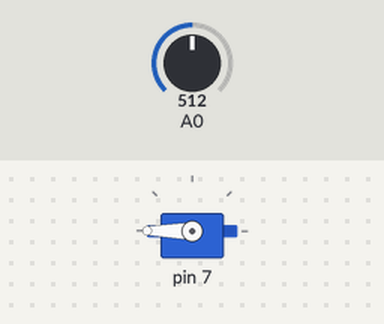
Simulated run of this sketch. Board: Arduino Uno, built with avr-gcc and run on an emulated ATmega328P. Parts: servo. Inputs (shaded band) come from the test bench; at power-on: A0 = 512. What the sketch prints to the serial monitor is not drawn.

Above: at 1.2 s.
1.3 s: A0 set to 54
4.3 s: A0 set to 45
At 4.9 s:
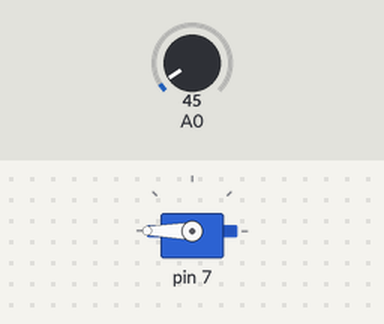
5.8 s: A0 set to 122
At 7.5 s:
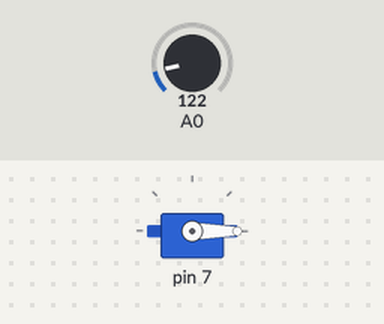
Timing chart, 0 to 9.0 s (numbered marks = the images above; inputs shaded):
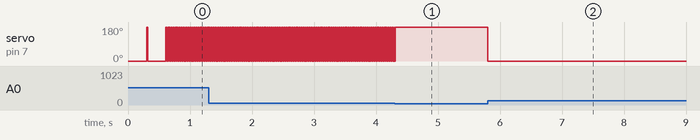

Measured:
- after the input at 4.3 s, servo on pin 7: goes on until 4.3 s, then stays 180°
- after the input at 5.8 s, servo on pin 7: 180° → 0° at once
- by itself, servo on pin 7: alternates 180° for 0.02 s and 0° for 0.02 s

The sketch:

servoTestPot.ino
```cpp
#include <Servo.h>

const int potPin(A0);
const int servoPin(7);
Servo serv0;

/**int servoAngle(5);
int servoDirection(1);
unsigned long lastServoMove(0);

int lastAngle(0);
int secondLastAngle(0);
int currentAngle(0);**/

void setup() {
	serv0.attach(servoPin);
	pinMode(potPin, INPUT);
	Serial.begin(9600);
}

void moveServo();
//void moveServo1(unsigned long now);
//void moveServo2(unsigned long now, int wait);

void loop() {

	//unsigned long now = millis();

	int potLevel = analogRead(potPin);
	//int wait(20);

	// "Zero" range to account for current flicker
	if (potLevel < 50) { ;}

	else {

		Serial.print("Pot ON");

		// Level 1 continuous speed movement
		moveServo();

		// Level 2 map speed to pot level
		/** wait = 80 - potLevel * (60.0/1023.0);
		moveServo2(now, wait); **/
	}
}

void moveServo() {

	serv0.write(0);
	delay(15);
	serv0.write(180);

}

/**
// 10° steps
void moveServo1(unsigned long now) {

	if (now - lastServoMove >= 20) {

	if (servoAngle >= 0 && servoAngle < 180) {
		servoDirection = 10;
		}
    else if (servoAngle = 180) {
		servoDirection = -10;
		}
		servoAngle += servoDirection;
    serv0.write(servoAngle);
    lastServoMove = now;
  }
}

// 12° steps
void moveServo2(unsigned long now, int wait) {

	bool moveNow = now - lastServoMove >= wait;

	if (moveNow) {

		// First loop
		if ( lastAngle == secondLastAngle) {
			currentAngle = 12;
		}

		// Forward motion: 0 -> 180
		if (lastAngle - secondLastAngle > 0) {

			if (lastAngle >= 168 && lastAngle < 180) {
				serv0.write(180);
				currentAngle = 12 - 180 + lastAngle;
				serv0.write(currentAngle);
			}
			else {
				currentAngle = lastAngle + 12;
				serv0.write(currentAngle);
			}
		}

		// Backward motion: 180 -> 0
		else if (lastAngle - secondLastAngle < 0) {

			if (lastAngle < 12) {
				serv0.write(0);
				currentAngle = 12 - lastAngle;
			}
			else {
				currentAngle = lastAngle - 12;
				serv0.write(currentAngle);
			}
		}

	secondLastAngle = lastAngle;
	lastAngle = currentAngle;
	lastServoMove = now;
	}
}

**/
```
